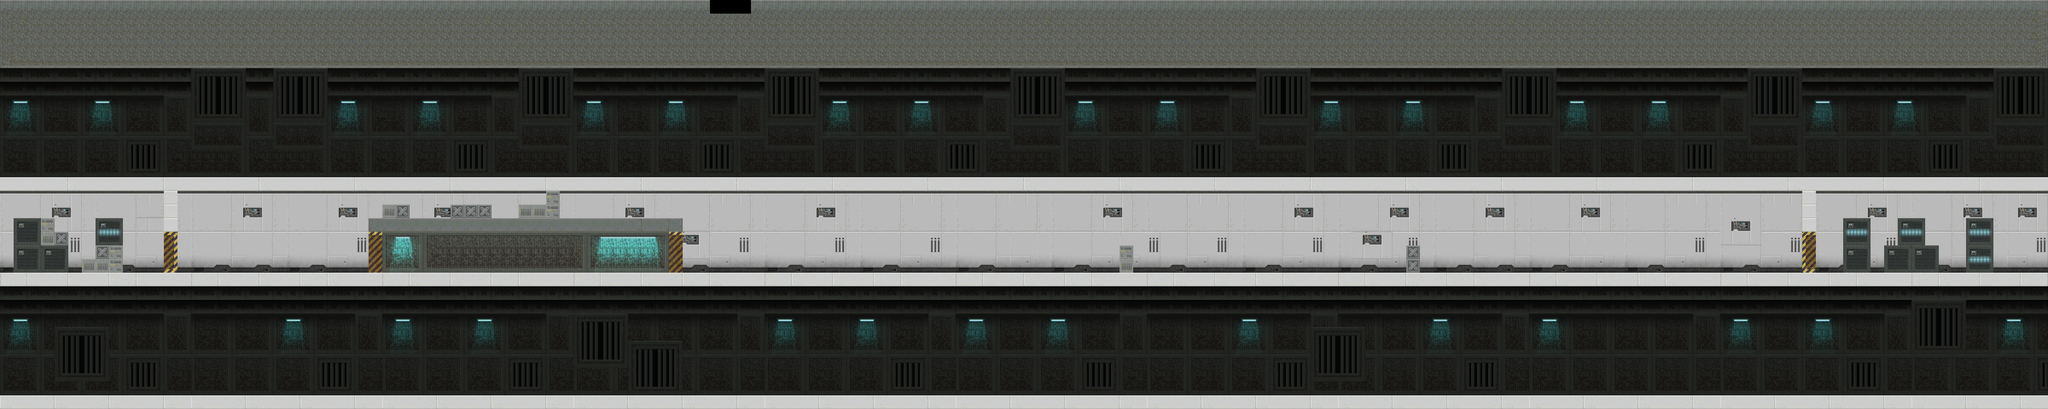

Tiled map render using the project's own tile images. Description and the map definition, with tile-layer contents summarised, below:
An orthogonal 150x30 tile map with 32x32 px tiles, 1 tile layer (Слой тайлов 1) and 20 objects (5x solid, 4x solidInvis, 2x Heal, player, EasyEnemy, ...).

<map version="1.5" tiledversion="1.5.0" orientation="orthogonal" renderorder="left-down" width="150" height="30" tilewidth="32" tileheight="32" infinite="0" nextlayerid="4" nextobjectid="23">
 <tileset firstgid="1" name="scifi_platformTiles_32x32" tilewidth="32" tileheight="32" tilecount="805" columns="35">
  <image source="../../../Platformer/PlatformerTest/PlatformerTest/images/scifi_platformTiles_32x32.png" width="1120" height="736" />
 </tileset>
 <layer id="1" name="Слой тайлов 1" width="150" height="30">
  <data>[4500 cells, 4497 non-empty, 270 distinct tile ids]</data>
 </layer>
 <objectgroup id="2" name="collision">
  <object id="1" name="solid" x="0.5" y="640" width="4799.25" height="31" />
  <object id="2" name="solid" x="0.238636" y="416.182" width="4799.25" height="31" />
  <object id="3" name="solid" x="383.833" y="449.167" width="32" height="189.5" />
  <object id="4" name="solid" x="4224" y="448.5" width="31" height="190.938" />
  <object id="5" name="player" x="450.667" y="589.833" width="32" height="48" />
  <object id="6" name="solid" x="864.042" y="512.5" width="735.458" height="30.75" />
  <object id="9" name="EasyEnemy" x="1152" y="589" width="32" height="50" />
  <object id="10" name="EasyShootEnemy" x="2977" y="588" width="32" height="50" />
  <object id="11" name="Heal" x="1729.5" y="600" width="29" height="38" />
  <object id="12" name="Armour" x="2144.5" y="589" width="37" height="48" />
  <object id="13" name="Ammo" x="2522.5" y="596.5" width="43" height="41" />
  <object id="14" name="solidInvis" x="2624.25" y="576" width="32.5" height="63.625" />
  <object id="15" name="solidInvis" x="3296.25" y="574.5" width="32.5" height="64" />
  <object id="16" name="Money1" x="3806.67" y="605.333" width="32" height="32" />
  <object id="17" name="Money2" x="3871.33" y="606.667" width="32" height="32" />
  <object id="18" name="Money3" x="3936.67" y="606" width="32" height="32" />
  <object id="19" name="solidInvis" x="1567.25" y="545.688" width="32.5" height="92.625" />
  <object id="20" name="solidInvis" x="863.75" y="544.688" width="32.5" height="93.625" />
  <object id="21" name="Heal" x="1832.17" y="595.667" width="29" height="38" />
  <object id="22" name="FinishLevel" x="4158" y="479.333" width="65.3333" height="158.667" />
 </objectgroup>
</map>
